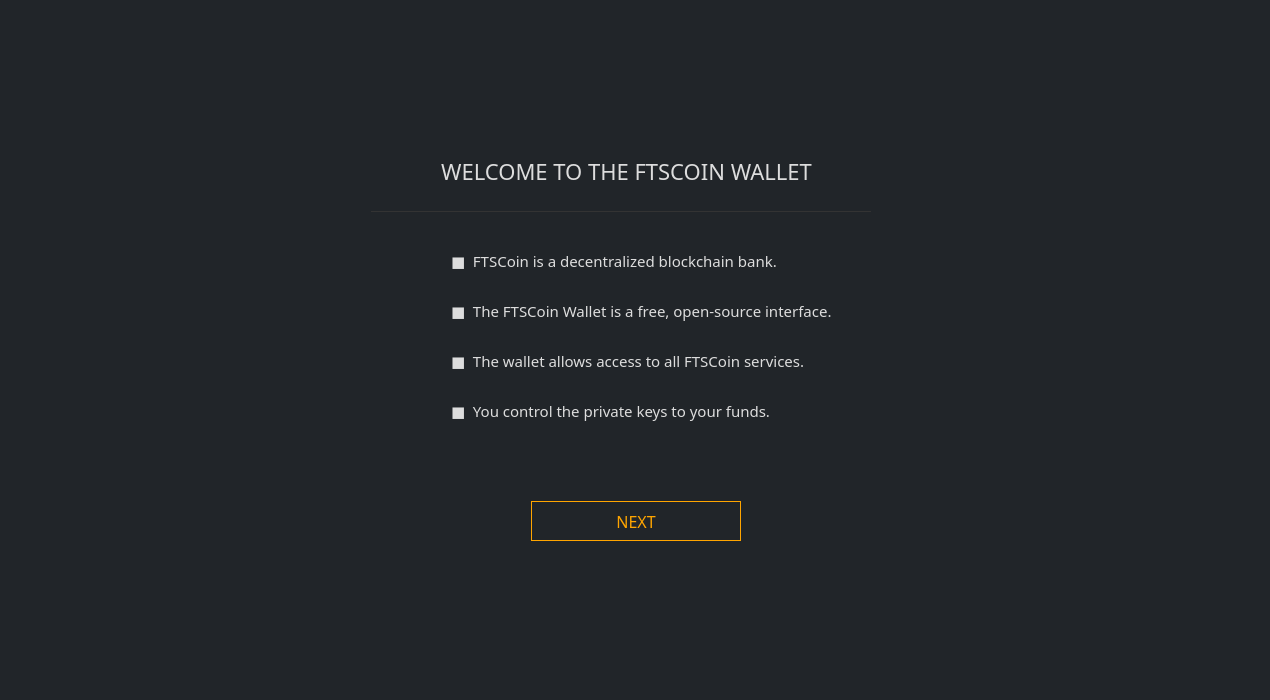
<?xml version="1.0" encoding="UTF-8"?>
<ui version="4.0">
 <class>WelcomeFrame</class>
 <widget class="QFrame" name="WelcomeFrame">
  <property name="geometry">
   <rect>
    <x>0</x>
    <y>0</y>
    <width>1270</width>
    <height>700</height>
   </rect>
  </property>
  <property name="minimumSize">
   <size>
    <width>1270</width>
    <height>700</height>
   </size>
  </property>
  <property name="font">
   <font>
    <family>Poppins</family>
    <pointsize>9</pointsize>
   </font>
  </property>
  <property name="windowTitle">
   <string>Welcome</string>
  </property>
  <property name="styleSheet">
   <string notr="true">color: #e5e5e5;
border: 0px; background-color: #212529; font-family: Poppins;</string>
  </property>
  <property name="frameShape">
   <enum>QFrame::StyledPanel</enum>
  </property>
  <property name="frameShadow">
   <enum>QFrame::Raised</enum>
  </property>
  <layout class="QVBoxLayout" name="verticalLayout">
   <item>
    <widget class="QGroupBox" name="groupBox">
     <property name="minimumSize">
      <size>
       <width>1300</width>
       <height>700</height>
      </size>
     </property>
     <property name="styleSheet">
      <string notr="true">border: 0px; color: #262626;</string>
     </property>
     <property name="title">
      <string/>
     </property>
     <widget class="QLabel" name="label_4">
      <property name="geometry">
       <rect>
        <x>-20</x>
        <y>130</y>
        <width>1281</width>
        <height>41</height>
       </rect>
      </property>
      <property name="font">
       <font>
        <family>Poppins</family>
        <pointsize>18</pointsize>
       </font>
      </property>
      <property name="styleSheet">
       <string notr="true">color: #ddd; background: transparent;</string>
      </property>
      <property name="text">
       <string>WELCOME TO THE FTSCOIN WALLET</string>
      </property>
      <property name="alignment">
       <set>Qt::AlignCenter</set>
      </property>
     </widget>
     <widget class="QGroupBox" name="box1">
      <property name="geometry">
       <rect>
        <x>30</x>
        <y>100</y>
        <width>1200</width>
        <height>560</height>
       </rect>
      </property>
      <property name="title">
       <string/>
      </property>
      <widget class="QLabel" name="label_3">
       <property name="geometry">
        <rect>
         <x>410</x>
         <y>140</y>
         <width>401</width>
         <height>20</height>
        </rect>
       </property>
       <property name="font">
        <font>
         <family>Poppins</family>
         <pointsize>-1</pointsize>
        </font>
       </property>
       <property name="styleSheet">
        <string notr="true">color: #ddd;
font-size: 15px;</string>
       </property>
       <property name="text">
        <string>■  FTSCoin is a decentralized blockchain bank.</string>
       </property>
      </widget>
      <widget class="QLabel" name="label_5">
       <property name="geometry">
        <rect>
         <x>410</x>
         <y>190</y>
         <width>401</width>
         <height>20</height>
        </rect>
       </property>
       <property name="font">
        <font>
         <family>Poppins</family>
         <pointsize>-1</pointsize>
        </font>
       </property>
       <property name="styleSheet">
        <string notr="true">color: #ddd;
font-size: 15px;</string>
       </property>
       <property name="text">
        <string>■  The FTSCoin Wallet is a free, open-source interface.</string>
       </property>
      </widget>
      <widget class="QLabel" name="label_8">
       <property name="geometry">
        <rect>
         <x>410</x>
         <y>240</y>
         <width>401</width>
         <height>20</height>
        </rect>
       </property>
       <property name="font">
        <font>
         <family>Poppins</family>
         <pointsize>-1</pointsize>
        </font>
       </property>
       <property name="styleSheet">
        <string notr="true">color: #ddd;
font-size: 15px;</string>
       </property>
       <property name="text">
        <string>■  The wallet allows access to all FTSCoin services.</string>
       </property>
      </widget>
      <widget class="QLabel" name="label_9">
       <property name="geometry">
        <rect>
         <x>410</x>
         <y>290</y>
         <width>401</width>
         <height>20</height>
        </rect>
       </property>
       <property name="font">
        <font>
         <family>Poppins</family>
         <pointsize>-1</pointsize>
        </font>
       </property>
       <property name="styleSheet">
        <string notr="true">color: #ddd;
font-size: 15px;</string>
       </property>
       <property name="text">
        <string>■  You control the private keys to your funds.</string>
       </property>
      </widget>
      <widget class="QPushButton" name="next1">
       <property name="geometry">
        <rect>
         <x>490</x>
         <y>390</y>
         <width>210</width>
         <height>40</height>
        </rect>
       </property>
       <property name="font">
        <font>
         <family>Poppins</family>
         <pointsize>-1</pointsize>
        </font>
       </property>
       <property name="styleSheet">
        <string notr="true">QPushButton#next1 {color: orange; background-color: #212529; border: 1px solid orange; font-size: 16px;}

QPushButton#next1:hover {color: orange; background-color: #212529; border: 2px solid orange; font-size: 16px;}</string>
       </property>
       <property name="text">
        <string>NEXT</string>
       </property>
      </widget>
      <widget class="Line" name="line_2">
       <property name="geometry">
        <rect>
         <x>330</x>
         <y>100</y>
         <width>500</width>
         <height>1</height>
        </rect>
       </property>
       <property name="styleSheet">
        <string notr="true">background-color: #333;</string>
       </property>
       <property name="orientation">
        <enum>Qt::Horizontal</enum>
       </property>
      </widget>
      <widget class="QLabel" name="label">
       <property name="geometry">
        <rect>
         <x>-10</x>
         <y>50</y>
         <width>1191</width>
         <height>21</height>
        </rect>
       </property>
       <property name="font">
        <font>
         <family>Poppins</family>
         <pointsize>-1</pointsize>
        </font>
       </property>
       <property name="styleSheet">
        <string notr="true">color: #ddd; 
font-size: 22px;
font-family: Poppins;</string>
       </property>
       <property name="text">
        <string>WELCOME TO THE FTSCOIN WALLET</string>
       </property>
       <property name="alignment">
        <set>Qt::AlignCenter</set>
       </property>
      </widget>
      <zorder>label_5</zorder>
      <zorder>next1</zorder>
      <zorder>label_3</zorder>
      <zorder>label_8</zorder>
      <zorder>label_9</zorder>
      <zorder>line_2</zorder>
      <zorder>label</zorder>
     </widget>
     <widget class="QGroupBox" name="box2">
      <property name="geometry">
       <rect>
        <x>30</x>
        <y>100</y>
        <width>1200</width>
        <height>560</height>
       </rect>
      </property>
      <property name="title">
       <string/>
      </property>
      <widget class="QLabel" name="label_6">
       <property name="geometry">
        <rect>
         <x>320</x>
         <y>140</y>
         <width>581</width>
         <height>20</height>
        </rect>
       </property>
       <property name="font">
        <font>
         <family>Poppins</family>
         <pointsize>-1</pointsize>
        </font>
       </property>
       <property name="styleSheet">
        <string notr="true">color: #ddd;
font-size: 14px;</string>
       </property>
       <property name="text">
        <string>■  When creating a wallet, you are creating a set of cryptographic keys</string>
       </property>
      </widget>
      <widget class="QLabel" name="label_7">
       <property name="geometry">
        <rect>
         <x>340</x>
         <y>160</y>
         <width>521</width>
         <height>20</height>
        </rect>
       </property>
       <property name="font">
        <font>
         <family>Poppins</family>
         <pointsize>-1</pointsize>
        </font>
       </property>
       <property name="styleSheet">
        <string notr="true">color: #ddd;
font-size: 14px;</string>
       </property>
       <property name="text">
        <string>a seed, and a wallet address.</string>
       </property>
      </widget>
      <widget class="QLabel" name="label_12">
       <property name="geometry">
        <rect>
         <x>320</x>
         <y>200</y>
         <width>591</width>
         <height>20</height>
        </rect>
       </property>
       <property name="font">
        <font>
         <family>Poppins</family>
         <pointsize>-1</pointsize>
        </font>
       </property>
       <property name="styleSheet">
        <string notr="true">color: #ddd;
font-size: 14px;</string>
       </property>
       <property name="text">
        <string>■  If you send your public address to someone then they can send you FTS.</string>
       </property>
      </widget>
      <widget class="QLabel" name="label_13">
       <property name="geometry">
        <rect>
         <x>320</x>
         <y>300</y>
         <width>581</width>
         <height>20</height>
        </rect>
       </property>
       <property name="font">
        <font>
         <family>Poppins</family>
         <pointsize>-1</pointsize>
        </font>
       </property>
       <property name="styleSheet">
        <string notr="true">color: #ddd;
font-size: 14px;</string>
       </property>
       <property name="text">
        <string>■  The developers of FTSCoin have no access to your password, your keys, </string>
       </property>
      </widget>
      <widget class="QLabel" name="label_14">
       <property name="geometry">
        <rect>
         <x>340</x>
         <y>70</y>
         <width>481</width>
         <height>20</height>
        </rect>
       </property>
       <property name="font">
        <font>
         <family>Poppins</family>
         <pointsize>-1</pointsize>
        </font>
       </property>
       <property name="styleSheet">
        <string notr="true">color: #ddd;
font-size: 20px;</string>
       </property>
       <property name="text">
        <string>How does the FTSCoin Wallet work?</string>
       </property>
       <property name="alignment">
        <set>Qt::AlignCenter</set>
       </property>
      </widget>
      <widget class="QPushButton" name="next2">
       <property name="geometry">
        <rect>
         <x>490</x>
         <y>420</y>
         <width>210</width>
         <height>40</height>
        </rect>
       </property>
       <property name="font">
        <font>
         <family>Poppins</family>
         <pointsize>-1</pointsize>
        </font>
       </property>
       <property name="styleSheet">
        <string notr="true">QPushButton#next2 {color: orange; background-color: #212529; border: 1px solid orange; font-size: 16px;}

QPushButton#next2:hover {color: orange; background-color: #212529; border: 2px solid orange; font-size: 16px;}</string>
       </property>
       <property name="text">
        <string>NEXT</string>
       </property>
      </widget>
      <widget class="Line" name="line_3">
       <property name="geometry">
        <rect>
         <x>330</x>
         <y>100</y>
         <width>500</width>
         <height>1</height>
        </rect>
       </property>
       <property name="styleSheet">
        <string notr="true">background-color: #333;</string>
       </property>
       <property name="orientation">
        <enum>Qt::Horizontal</enum>
       </property>
      </widget>
      <widget class="QLabel" name="label_15">
       <property name="geometry">
        <rect>
         <x>320</x>
         <y>240</y>
         <width>591</width>
         <height>20</height>
        </rect>
       </property>
       <property name="font">
        <font>
         <family>Poppins</family>
         <pointsize>-1</pointsize>
        </font>
       </property>
       <property name="styleSheet">
        <string notr="true">color: #ddd;
font-size: 14px;</string>
       </property>
       <property name="text">
        <string>■  NEVER share your seed, keys, or wallet file with anyone.</string>
       </property>
      </widget>
      <widget class="QLabel" name="label_16">
       <property name="geometry">
        <rect>
         <x>340</x>
         <y>260</y>
         <width>551</width>
         <height>20</height>
        </rect>
       </property>
       <property name="font">
        <font>
         <family>Poppins</family>
         <pointsize>-1</pointsize>
        </font>
       </property>
       <property name="styleSheet">
        <string notr="true">color: #ddd;
font-size: 14px;</string>
       </property>
       <property name="text">
        <string>Doing so means they have complete control over your funds.</string>
       </property>
      </widget>
      <widget class="QLabel" name="label_17">
       <property name="geometry">
        <rect>
         <x>340</x>
         <y>320</y>
         <width>591</width>
         <height>20</height>
        </rect>
       </property>
       <property name="font">
        <font>
         <family>Poppins</family>
         <pointsize>-1</pointsize>
        </font>
       </property>
       <property name="styleSheet">
        <string notr="true">color: #ddd;
font-size: 14px;</string>
       </property>
       <property name="text">
        <string>or your seed. If you forget your password, or lose your seed, </string>
       </property>
      </widget>
      <widget class="QLabel" name="label_18">
       <property name="geometry">
        <rect>
         <x>340</x>
         <y>340</y>
         <width>621</width>
         <height>20</height>
        </rect>
       </property>
       <property name="font">
        <font>
         <family>Poppins</family>
         <pointsize>-1</pointsize>
        </font>
       </property>
       <property name="styleSheet">
        <string notr="true">color: #ddd;
font-size: 14px;</string>
       </property>
       <property name="text">
        <string>there is nothing we can do. Always keep a copy of your seed in a secure place.</string>
       </property>
      </widget>
     </widget>
     <widget class="QGroupBox" name="box3">
      <property name="geometry">
       <rect>
        <x>30</x>
        <y>100</y>
        <width>1200</width>
        <height>560</height>
       </rect>
      </property>
      <property name="title">
       <string/>
      </property>
      <widget class="QLabel" name="label_19">
       <property name="geometry">
        <rect>
         <x>410</x>
         <y>140</y>
         <width>551</width>
         <height>20</height>
        </rect>
       </property>
       <property name="font">
        <font>
         <family>Poppins</family>
         <pointsize>-1</pointsize>
        </font>
       </property>
       <property name="styleSheet">
        <string notr="true">color: #ddd;
font-size: 14px;</string>
       </property>
       <property name="text">
        <string>■  You are responsible for your own security.</string>
       </property>
      </widget>
      <widget class="QLabel" name="label_20">
       <property name="geometry">
        <rect>
         <x>410</x>
         <y>190</y>
         <width>551</width>
         <height>20</height>
        </rect>
       </property>
       <property name="font">
        <font>
         <family>Poppins</family>
         <pointsize>-1</pointsize>
        </font>
       </property>
       <property name="styleSheet">
        <string notr="true">color: #ddd;
font-size: 14px;</string>
       </property>
       <property name="text">
        <string>■  No one can recover or change your private keys or seed.</string>
       </property>
      </widget>
      <widget class="QLabel" name="label_21">
       <property name="geometry">
        <rect>
         <x>410</x>
         <y>240</y>
         <width>541</width>
         <height>20</height>
        </rect>
       </property>
       <property name="font">
        <font>
         <family>Poppins</family>
         <pointsize>-1</pointsize>
        </font>
       </property>
       <property name="styleSheet">
        <string notr="true">color: #ddd;
font-size: 14px;</string>
       </property>
       <property name="text">
        <string>■  No one can recover your password.</string>
       </property>
      </widget>
      <widget class="QLabel" name="label_22">
       <property name="geometry">
        <rect>
         <x>410</x>
         <y>290</y>
         <width>561</width>
         <height>20</height>
        </rect>
       </property>
       <property name="font">
        <font>
         <family>Poppins</family>
         <pointsize>-1</pointsize>
        </font>
       </property>
       <property name="styleSheet">
        <string notr="true">color: #ddd;
font-size: 14px;</string>
       </property>
       <property name="text">
        <string>■  No one can refund your transactions.</string>
       </property>
      </widget>
      <widget class="QLabel" name="label_23">
       <property name="geometry">
        <rect>
         <x>340</x>
         <y>70</y>
         <width>481</width>
         <height>20</height>
        </rect>
       </property>
       <property name="font">
        <font>
         <family>Poppins</family>
         <pointsize>-1</pointsize>
        </font>
       </property>
       <property name="styleSheet">
        <string notr="true">color: #ddd;
font-size: 20px;</string>
       </property>
       <property name="text">
        <string>only YOU are in control</string>
       </property>
       <property name="alignment">
        <set>Qt::AlignCenter</set>
       </property>
      </widget>
      <widget class="QPushButton" name="next3">
       <property name="geometry">
        <rect>
         <x>490</x>
         <y>410</y>
         <width>210</width>
         <height>40</height>
        </rect>
       </property>
       <property name="font">
        <font>
         <family>Poppins</family>
         <pointsize>-1</pointsize>
        </font>
       </property>
       <property name="styleSheet">
        <string notr="true">QPushButton#next3 {color: orange; background-color: #212529; border: 1px solid orange; font-size: 16px;}

QPushButton#next3:hover {color: orange; background-color: #212529; border: 2px solid orange; font-size: 16px;}</string>
       </property>
       <property name="text">
        <string>NEXT</string>
       </property>
      </widget>
      <widget class="Line" name="line_4">
       <property name="geometry">
        <rect>
         <x>330</x>
         <y>100</y>
         <width>500</width>
         <height>1</height>
        </rect>
       </property>
       <property name="styleSheet">
        <string notr="true">background-color: #333;</string>
       </property>
       <property name="orientation">
        <enum>Qt::Horizontal</enum>
       </property>
      </widget>
      <widget class="QLabel" name="label_24">
       <property name="geometry">
        <rect>
         <x>410</x>
         <y>340</y>
         <width>601</width>
         <height>20</height>
        </rect>
       </property>
       <property name="font">
        <font>
         <family>Poppins</family>
         <pointsize>-1</pointsize>
        </font>
       </property>
       <property name="styleSheet">
        <string notr="true">color: #ddd;
font-size: 14px;</string>
       </property>
       <property name="text">
        <string>■  No one can freeze your funds.</string>
       </property>
      </widget>
     </widget>
     <widget class="QGroupBox" name="box4">
      <property name="geometry">
       <rect>
        <x>30</x>
        <y>100</y>
        <width>1200</width>
        <height>560</height>
       </rect>
      </property>
      <property name="title">
       <string/>
      </property>
      <widget class="QLabel" name="label_29">
       <property name="geometry">
        <rect>
         <x>340</x>
         <y>60</y>
         <width>481</width>
         <height>31</height>
        </rect>
       </property>
       <property name="font">
        <font>
         <family>Poppins</family>
         <pointsize>-1</pointsize>
        </font>
       </property>
       <property name="styleSheet">
        <string notr="true">color: #ddd;
font-size: 20px;</string>
       </property>
       <property name="text">
        <string>Getting Started</string>
       </property>
       <property name="alignment">
        <set>Qt::AlignCenter</set>
       </property>
      </widget>
      <widget class="Line" name="line_5">
       <property name="geometry">
        <rect>
         <x>330</x>
         <y>100</y>
         <width>500</width>
         <height>1</height>
        </rect>
       </property>
       <property name="styleSheet">
        <string notr="true">background-color: #333;</string>
       </property>
       <property name="orientation">
        <enum>Qt::Horizontal</enum>
       </property>
      </widget>
      <widget class="QPushButton" name="pushButton">
       <property name="geometry">
        <rect>
         <x>100</x>
         <y>200</y>
         <width>210</width>
         <height>30</height>
        </rect>
       </property>
       <property name="font">
        <font>
         <family>Poppins</family>
         <pointsize>-1</pointsize>
        </font>
       </property>
       <property name="styleSheet">
        <string notr="true">color: #ddd; border: 1px solid orange; font-size: 12px; border-radius: 5px; font-family: 'Poppins';</string>
       </property>
       <property name="text">
        <string>CREATE NEW WALLET</string>
       </property>
      </widget>
      <widget class="QPushButton" name="pushButton_2">
       <property name="geometry">
        <rect>
         <x>490</x>
         <y>200</y>
         <width>210</width>
         <height>30</height>
        </rect>
       </property>
       <property name="font">
        <font>
         <family>Poppins</family>
         <pointsize>-1</pointsize>
        </font>
       </property>
       <property name="styleSheet">
        <string notr="true">color: #ddd; border: 1px solid orange; font-size: 12px; border-radius: 5px; font-family: 'Poppins';</string>
       </property>
       <property name="text">
        <string>OPEN EXISTING WALLET</string>
       </property>
      </widget>
      <widget class="QPushButton" name="spendkeyButton">
       <property name="geometry">
        <rect>
         <x>370</x>
         <y>380</y>
         <width>210</width>
         <height>30</height>
        </rect>
       </property>
       <property name="font">
        <font>
         <family>Poppins</family>
         <pointsize>-1</pointsize>
        </font>
       </property>
       <property name="styleSheet">
        <string notr="true">color: #ddd; border: 1px solid orange; font-size: 12px; border-radius: 5px; font-family: 'Poppins';</string>
       </property>
       <property name="text">
        <string>IMPORT PRIVATE KEYS</string>
       </property>
      </widget>
      <widget class="QPushButton" name="guikeyButton">
       <property name="geometry">
        <rect>
         <x>600</x>
         <y>380</y>
         <width>210</width>
         <height>30</height>
        </rect>
       </property>
       <property name="font">
        <font>
         <family>Poppins</family>
         <pointsize>-1</pointsize>
        </font>
       </property>
       <property name="styleSheet">
        <string notr="true">color: #ddd; border: 1px solid orange; font-size: 12px; border-radius: 5px; font-family: 'Poppins';</string>
       </property>
       <property name="text">
        <string>IMPORT GUI KEY</string>
       </property>
      </widget>
      <widget class="QPushButton" name="seedButton">
       <property name="geometry">
        <rect>
         <x>840</x>
         <y>200</y>
         <width>210</width>
         <height>30</height>
        </rect>
       </property>
       <property name="font">
        <font>
         <family>Poppins</family>
         <pointsize>-1</pointsize>
        </font>
       </property>
       <property name="styleSheet">
        <string notr="true">color: #ddd; border: 1px solid orange; font-size: 12px; border-radius: 5px; font-family: 'Poppins';</string>
       </property>
       <property name="text">
        <string>IMPORT SEED</string>
       </property>
      </widget>
      <widget class="QLabel" name="label_25">
       <property name="geometry">
        <rect>
         <x>30</x>
         <y>140</y>
         <width>351</width>
         <height>31</height>
        </rect>
       </property>
       <property name="font">
        <font>
         <family>Poppins</family>
         <pointsize>-1</pointsize>
        </font>
       </property>
       <property name="styleSheet">
        <string notr="true">color: #ddd;
font-size: 14px;</string>
       </property>
       <property name="text">
        <string>Create a new wallet address along with</string>
       </property>
       <property name="alignment">
        <set>Qt::AlignCenter</set>
       </property>
      </widget>
      <widget class="QLabel" name="label_26">
       <property name="geometry">
        <rect>
         <x>420</x>
         <y>140</y>
         <width>351</width>
         <height>31</height>
        </rect>
       </property>
       <property name="font">
        <font>
         <family>Poppins</family>
         <pointsize>-1</pointsize>
        </font>
       </property>
       <property name="styleSheet">
        <string notr="true">color: #ddd;
font-size: 14px;</string>
       </property>
       <property name="text">
        <string>Already have a wallet? open the wallet</string>
       </property>
       <property name="alignment">
        <set>Qt::AlignCenter</set>
       </property>
      </widget>
      <widget class="QLabel" name="label_27">
       <property name="geometry">
        <rect>
         <x>770</x>
         <y>140</y>
         <width>351</width>
         <height>31</height>
        </rect>
       </property>
       <property name="font">
        <font>
         <family>Poppins</family>
         <pointsize>-1</pointsize>
        </font>
       </property>
       <property name="styleSheet">
        <string notr="true">color: #ddd;
font-size: 14px;</string>
       </property>
       <property name="text">
        <string>Import an existing wallet with the secret</string>
       </property>
       <property name="alignment">
        <set>Qt::AlignCenter</set>
       </property>
      </widget>
      <widget class="QLabel" name="label_28">
       <property name="geometry">
        <rect>
         <x>30</x>
         <y>170</y>
         <width>351</width>
         <height>21</height>
        </rect>
       </property>
       <property name="font">
        <font>
         <family>Poppins</family>
         <pointsize>-1</pointsize>
        </font>
       </property>
       <property name="styleSheet">
        <string notr="true">color: #ddd;
font-size: 14px;</string>
       </property>
       <property name="text">
        <string>a secret seed phrase</string>
       </property>
       <property name="alignment">
        <set>Qt::AlignCenter</set>
       </property>
      </widget>
      <widget class="QLabel" name="label_30">
       <property name="geometry">
        <rect>
         <x>770</x>
         <y>170</y>
         <width>351</width>
         <height>21</height>
        </rect>
       </property>
       <property name="font">
        <font>
         <family>Poppins</family>
         <pointsize>-1</pointsize>
        </font>
       </property>
       <property name="styleSheet">
        <string notr="true">color: #ddd;
font-size: 14px;</string>
       </property>
       <property name="text">
        <string>seed phrase and access your FTS</string>
       </property>
       <property name="alignment">
        <set>Qt::AlignCenter</set>
       </property>
      </widget>
      <widget class="QLabel" name="label_31">
       <property name="geometry">
        <rect>
         <x>420</x>
         <y>170</y>
         <width>351</width>
         <height>21</height>
        </rect>
       </property>
       <property name="font">
        <font>
         <family>Poppins</family>
         <pointsize>-1</pointsize>
        </font>
       </property>
       <property name="styleSheet">
        <string notr="true">color: #ddd;
font-size: 14px;</string>
       </property>
       <property name="text">
        <string>and access your assets</string>
       </property>
       <property name="alignment">
        <set>Qt::AlignCenter</set>
       </property>
      </widget>
      <widget class="QLabel" name="label_32">
       <property name="geometry">
        <rect>
         <x>340</x>
         <y>310</y>
         <width>511</width>
         <height>31</height>
        </rect>
       </property>
       <property name="font">
        <font>
         <family>Poppins</family>
         <pointsize>-1</pointsize>
        </font>
       </property>
       <property name="styleSheet">
        <string notr="true">color: #ddd;
font-size: 14px;</string>
       </property>
       <property name="text">
        <string>advanced users can import using other keys</string>
       </property>
       <property name="alignment">
        <set>Qt::AlignCenter</set>
       </property>
      </widget>
      <widget class="Line" name="line_6">
       <property name="geometry">
        <rect>
         <x>340</x>
         <y>360</y>
         <width>500</width>
         <height>1</height>
        </rect>
       </property>
       <property name="styleSheet">
        <string notr="true">background-color: #333;</string>
       </property>
       <property name="orientation">
        <enum>Qt::Horizontal</enum>
       </property>
      </widget>
     </widget>
     <zorder>label_4</zorder>
     <zorder>box2</zorder>
     <zorder>box3</zorder>
     <zorder>box4</zorder>
     <zorder>box1</zorder>
    </widget>
   </item>
  </layout>
 </widget>
 <resources/>
 <connections>
  <connection>
   <sender>pushButton</sender>
   <signal>clicked()</signal>
   <receiver>WelcomeFrame</receiver>
   <slot>createWallet()</slot>
   <hints>
    <hint type="sourcelabel">
     <x>244</x>
     <y>248</y>
    </hint>
    <hint type="destinationlabel">
     <x>379</x>
     <y>234</y>
    </hint>
   </hints>
  </connection>
  <connection>
   <sender>pushButton_2</sender>
   <signal>clicked()</signal>
   <receiver>WelcomeFrame</receiver>
   <slot>openWallet()</slot>
   <hints>
    <hint type="sourcelabel">
     <x>474</x>
     <y>248</y>
    </hint>
    <hint type="destinationlabel">
     <x>379</x>
     <y>234</y>
    </hint>
   </hints>
  </connection>
  <connection>
   <sender>seedButton</sender>
   <signal>clicked()</signal>
   <receiver>WelcomeFrame</receiver>
   <slot>importSeed()</slot>
   <hints>
    <hint type="sourcelabel">
     <x>403</x>
     <y>308</y>
    </hint>
    <hint type="destinationlabel">
     <x>408</x>
     <y>308</y>
    </hint>
   </hints>
  </connection>
  <connection>
   <sender>guikeyButton</sender>
   <signal>clicked()</signal>
   <receiver>WelcomeFrame</receiver>
   <slot>importKey()</slot>
   <hints>
    <hint type="sourcelabel">
     <x>403</x>
     <y>368</y>
    </hint>
    <hint type="destinationlabel">
     <x>408</x>
     <y>308</y>
    </hint>
   </hints>
  </connection>
  <connection>
   <sender>spendkeyButton</sender>
   <signal>clicked()</signal>
   <receiver>WelcomeFrame</receiver>
   <slot>importsecretkeys()</slot>
   <hints>
    <hint type="sourcelabel">
     <x>403</x>
     <y>428</y>
    </hint>
    <hint type="destinationlabel">
     <x>408</x>
     <y>308</y>
    </hint>
   </hints>
  </connection>
  <connection>
   <sender>next1</sender>
   <signal>clicked()</signal>
   <receiver>WelcomeFrame</receiver>
   <slot>nextOne()</slot>
   <hints>
    <hint type="sourcelabel">
     <x>633</x>
     <y>518</y>
    </hint>
    <hint type="destinationlabel">
     <x>634</x>
     <y>349</y>
    </hint>
   </hints>
  </connection>
  <connection>
   <sender>next2</sender>
   <signal>clicked()</signal>
   <receiver>WelcomeFrame</receiver>
   <slot>nextTwo()</slot>
   <hints>
    <hint type="sourcelabel">
     <x>633</x>
     <y>548</y>
    </hint>
    <hint type="destinationlabel">
     <x>634</x>
     <y>349</y>
    </hint>
   </hints>
  </connection>
  <connection>
   <sender>next3</sender>
   <signal>clicked()</signal>
   <receiver>WelcomeFrame</receiver>
   <slot>nextThree()</slot>
   <hints>
    <hint type="sourcelabel">
     <x>633</x>
     <y>538</y>
    </hint>
    <hint type="destinationlabel">
     <x>634</x>
     <y>349</y>
    </hint>
   </hints>
  </connection>
 </connections>
 <slots>
  <signal>createWalletClickedSignal()</signal>
  <signal>openWalletClickedSignal()</signal>
  <slot>okClicked()</slot>
  <slot>passwordChanged(QString)</slot>
  <slot>nextOne()</slot>
  <slot>nextTwo()</slot>
  <slot>nextThree()</slot>
 </slots>
</ui>
